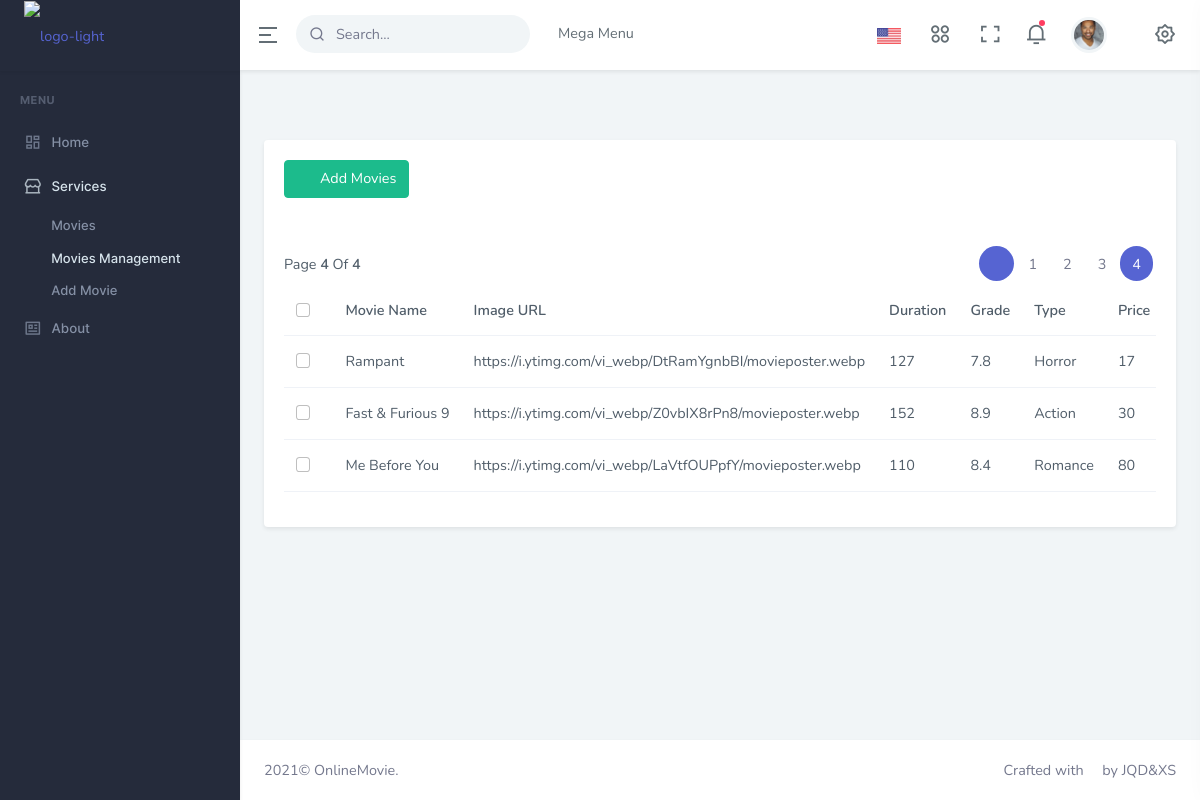
/about-us/movie_manage?page=4, run on the app's committed database.
### ecommerce/models.py (models this page shows)
class Movie(models.Model):
    name = models.CharField(max_length=100)
    img_url = models.URLField(max_length=1000)
    duration = models.IntegerField()
    grade = models.FloatField(default=0.0)
    type = models.CharField(max_length=100)
    watch_url = models.URLField(max_length=1000, null=True)
    price = models.IntegerField()
    features = models.CharField(max_length=200, default='Default')
    description = models.CharField(max_length=1000, default='None')
    meta_description = models.CharField(max_length=1000, default='None')
    country = models.CharField(max_length=100, default='Unknown')
    restriction = models.CharField(max_length=100, default='G')

### ecommerce/views.py (the view)
# urls.py: path('movie_manage',views.movie_page),
@csrf_exempt
def movie_page(request):
    all_movies = Movie.objects.all().order_by("-id")  # select all movies in database
    paginator = Paginator(all_movies, 9)
    if request.method == "GET":
        page = request.GET.get('page')
        try:
            movies = paginator.page(page)
        except PageNotAnInteger:
            movies = paginator.page(1)
        except InvalidPage:
            return HttpResponse('404')
        except EmptyPage:
            movies = paginator.page(paginator.num_pages)
    return render(request,'menu/ecommerce/ecommerce-customers.html',{'movies':movies})

### templates/menu/ecommerce/ecommerce-customers.html (shortened to what this page needs)
{% extends 'partials/base.html' %}
{% load static %}
{% block extra_css %}
    <link href="{% static 'libs/datatables.net-bs4/css/dataTables.bootstrap4.min.css' %}" rel="stylesheet" type="text/css" />
    <link href="{% static 'libs/datatables.net-responsive-bs4/css/responsive.bootstrap4.min.css' %}" rel="stylesheet" type="text/css" />
{% endblock %}
{% block content %}
                        <div class="row">
                            <div class="col-lg-12">
                                <div class="card">
                                    <div class="card-body">
                                        <div>
                                            <a href="add-product" class="btn btn-success mb-2"><i class="mdi mdi-plus me-2"></i> Add Movies</a>
                                        </div>
                                        <div class="table-responsive mt-3">
                                            <table class="table table-centered datatable dt-responsive nowrap " style="border-collapse: collapse; border-spacing: 0; width: 100%;">
                                                <thead class="thead-light">
                                                    <tr>
                                                        <th style="width: 20px;">
                                                            <div class="form-check">
                                                                <input type="checkbox" class="form-check-input" id="checkboxall">
                                                                <label class="form-check-label mb-0" for="checkboxall">&nbsp;</label>
                                                            </div>
                                                        </th>
                                                        <th>Movie Name</th>
                                                        <th>Image URL</th>
                                                        <th>Duration</th>
                                                        <th>Grade</th>
                                                        <th>Type</th>
                                                        <th>Price</th>
                                                    </tr>
                                                </thead>
                                                <tbody>
                                                    {% for movie in movies %}
                                                    <tr>
                                                        <td>
                                                            <div class="form-check">
                                                                <input type="checkbox" name="chkbox" class="form-check-input" id="checkboxall2">
                                                                <label class="form-check-label mb-0" for="checkboxall2">&nbsp;</label>
                                                            </div>
                                                        </td>
                                                        <td>{{movie.name}}</td>
                                                        <td>{{movie.img_url}}</td>
                                                        <td>{{movie.duration}}</td>
                                                        <td>{{movie.grade}}</td>
                                                        <td>{{movie.type}}</td>
                                                        <td>{{movie.price}}</td>
                                                    </tr>
                                                    {% endfor %}
                                                </tbody>
                                                <div class="row mt-4">
                                                    <div class="col-sm-6">
                                                        <div>
                                                            <p class="mb-sm-0 mt-2">Page <span class="fw-bold">{{ movies.number }}</span> Of <span class="fw-bold">{{ movies.paginator.num_pages }}</span></p>
                                                        </div>
                                                    </div>
                                                    <div class="col-sm-6">
                                                        <div class="float-sm-end">
                                                            <ul class="pagination pagination-rounded mb-sm-0">
                                                                {% if movies.has_previous %}
                                                                    <li class="page-item active">
                                                                        <a href="?page={{ movies.previous_page_number }}" class="page-link"><i class="mdi mdi-chevron-left"></i></a>
                                                                    </li>
                                                                {%else%}
                                                                    <li class="page-item disabled">
                                                                        <a href="#" class="page-link"><i class="mdi mdi-chevron-left"></i></a>
                                                                    </li>
                                                                {%endif%}
                                                                {% for index in movies.paginator.page_range %}
                                                                    {%if index == movies.number%}
                                                                        <li class="page-item active" >
                                                                            <a href="?page={{ index }}" class="page-link">{{ index }}</a>
                                                                        </li>
                                                                    {%else%}
                                                                        <li class="page-item">
                                                                            <a href="?page={{ index }}" class="page-link">{{ index }}</a>
                                                                        </li>
                                                                    {%endif%}
                                                                {% endfor %}
                                                            </ul>
                                                        </div>
                                                    </div>
                                                </div>
                                            </table>
                                        </div>
                                    </div>
                                </div>
                            </div>
                        </div>
{% endblock %}

### data on the page
Movie: name "Rampant", img_url "https://i.ytimg.com/vi_webp/DtRamYgnbBI/movieposter.webp", duration "127", grade "7.8", type "Horror", price "17"
Movie: name "Fast & Furious 9", img_url "https://i.ytimg.com/vi_webp/Z0vbIX8rPn8/movieposter.webp", duration "152", grade "8.9", type "Action", price "30"
Movie: name "Me Before You", img_url "https://i.ytimg.com/vi_webp/LaVtfOUPpfY/movieposter.webp", duration "110", grade "8.4", type "Romance", price "80"

### other printed values
{{ movies.number }} "4"
{{ movies.paginator.num_pages }} "4"
{{ index }} "1" "2" "3"
{{ index }} "4"
